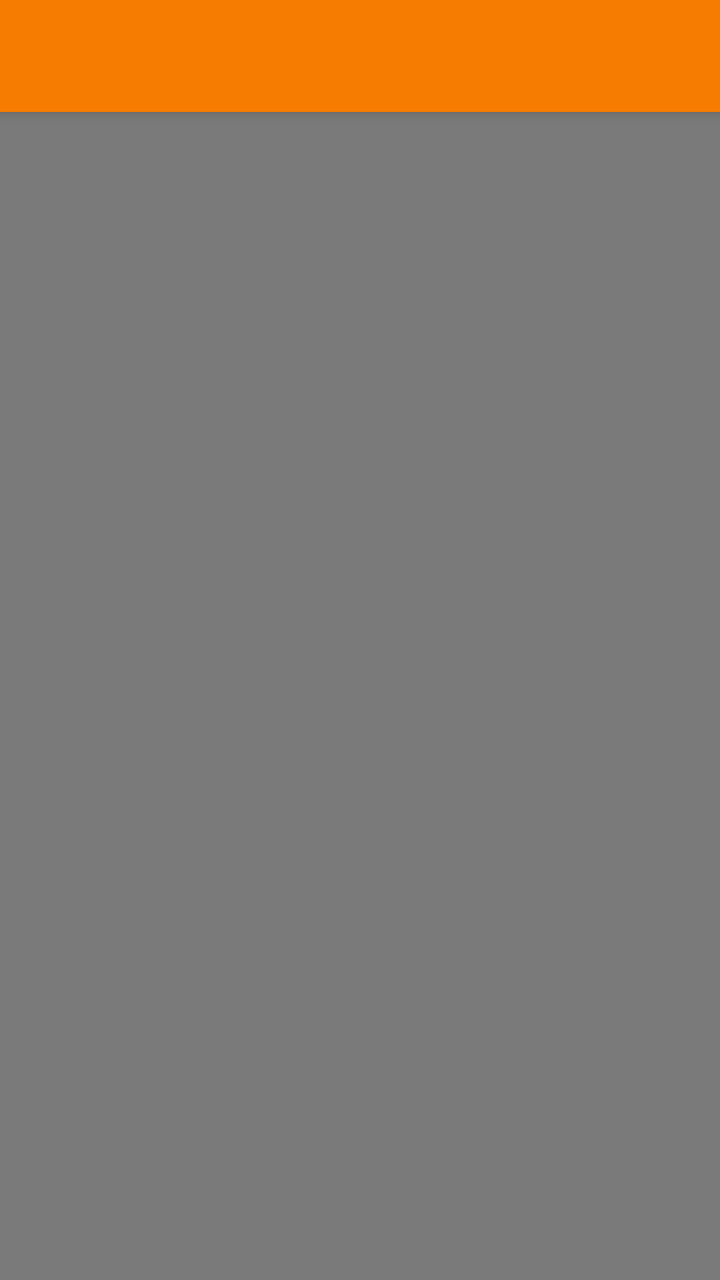
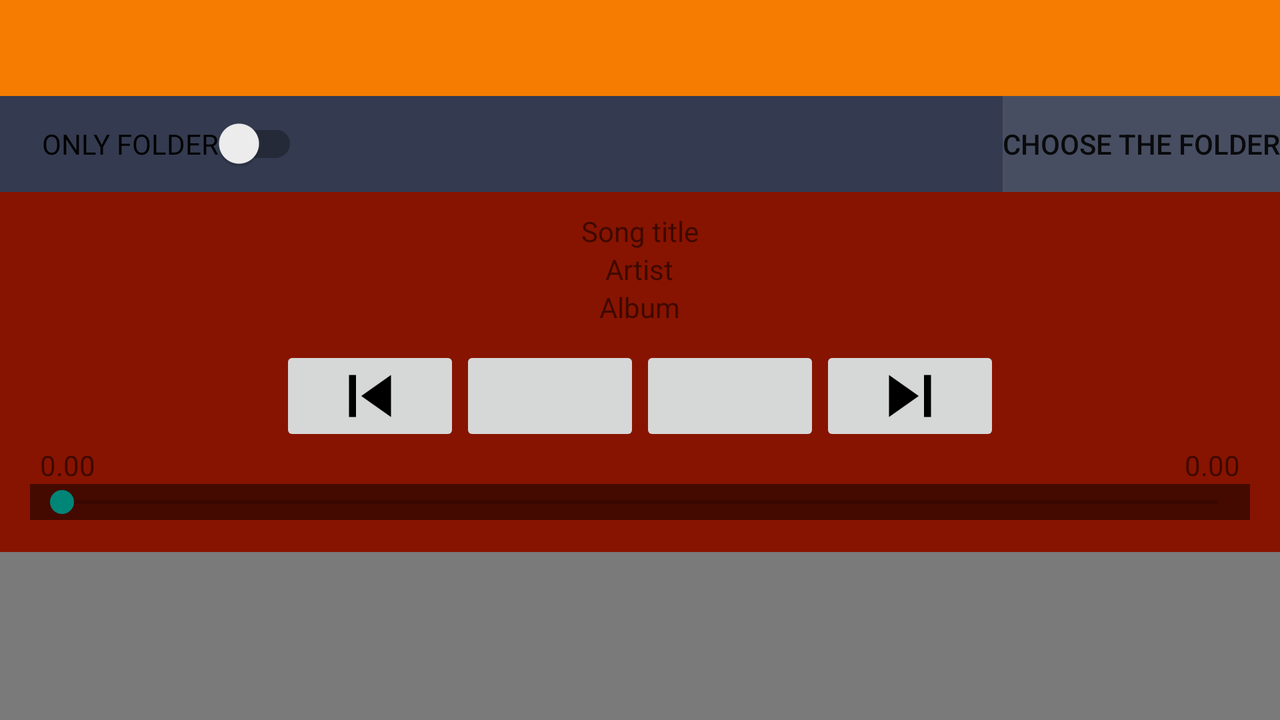

First picture: res/layout/ on a phone held upright. Second picture: the repository's own variant of that layout, on a device whose configuration matches the variant's folder. Source for both follows.
<!-- AndroidManifest.xml: application theme AppTheme -->
<!-- res/layout/activity_main.xml -->
<android.support.design.widget.CoordinatorLayout xmlns:android="http://schemas.android.com/apk/res/android"
    xmlns:app="http://schemas.android.com/apk/res-auto"
    android:id="@+id/drawer"
    android:layout_width="match_parent"
    android:layout_height="match_parent"
    android:background="@color/backGround"
    android:fitsSystemWindows="true">

    <android.support.design.widget.AppBarLayout
        android:layout_width="match_parent"
        android:layout_height="wrap_content">

        <android.support.v7.widget.Toolbar xmlns:android="http://schemas.android.com/apk/res/android"
            android:id="@+id/toolbar"
            android:layout_width="match_parent"
            android:layout_height="?actionBarSize"
            android:background="@color/primary"
            android:titleTextColor="@color/color_dark"
            android:theme="@style/ThemeOverlay.AppCompat.Dark">

        </android.support.v7.widget.Toolbar>


    </android.support.design.widget.AppBarLayout>

    <android.support.v4.view.ViewPager
        android:layout_height="wrap_content"
        android:layout_width="match_parent"
        android:id="@+id/pager"
        app:layout_behavior="@string/appbar_scrolling_view_behavior"
        ></android.support.v4.view.ViewPager>

</android.support.design.widget.CoordinatorLayout>
<!-- resources referenced by this layout -->
<resources>
  <color name="backGround">#7a7a7a</color>
  <color name="color_dark">#000000</color>
  <color name="primary">#F57C00</color>
  <style name="AppTheme" parent="Theme.AppCompat.Light.NoActionBar">
          
      </style>
</resources>
<!-- res/layout-land/activity_main.xml (the repository's variant of the layout above) -->
<!-- drawn on the phone turned sideways -->
<RelativeLayout xmlns:android="http://schemas.android.com/apk/res/android"
    android:layout_width="match_parent"
    android:layout_height="match_parent"
    android:background="@color/backGround"
    android:fitsSystemWindows="true"
    android:orientation="vertical">

    <android.support.design.widget.AppBarLayout
        android:layout_width="match_parent"
        android:layout_height="wrap_content"
        android:id="@+id/view">

        <android.support.v7.widget.Toolbar xmlns:android="http://schemas.android.com/apk/res/android"
            android:id="@+id/toolbar"
            android:layout_width="match_parent"
            android:layout_height="?actionBarSize"
            android:background="@color/primary"
            android:titleTextColor="@color/color_dark"
            android:theme="@style/ThemeOverlay.AppCompat.Dark">

        </android.support.v7.widget.Toolbar>
        <include layout="@layout/after_tool_bar"/>

    </android.support.design.widget.AppBarLayout>

    <RelativeLayout
    android:layout_width="wrap_content"
    android:layout_height="wrap_content"
    android:orientation="horizontal"
        android:layout_below="@+id/view">
        <ListView

            android:layout_width="match_parent"
            android:layout_height="match_parent"
            android:id="@+id/audioList"
            android:isScrollContainer="false"
            android:background="@color/for_list"
            android:drawSelectorOnTop="false"

            android:layout_alignParentTop="true"
            android:layout_alignParentLeft="true"
            android:layout_alignParentStart="true"
            android:layout_toLeftOf="@+id/include"
            android:layout_toStartOf="@+id/include" />

        <include layout="@layout/player"
            android:layout_width="wrap_content"
            android:layout_height="match_parent"
            android:id="@+id/include"
            android:layout_alignParentBottom="true"
            android:layout_alignParentRight="true"
            android:layout_alignParentEnd="true"
            />

    </RelativeLayout>

</RelativeLayout>
<!-- res/layout/after_tool_bar.xml (included above) -->
<RelativeLayout xmlns:android="http://schemas.android.com/apk/res/android"
    xmlns:tools="http://schemas.android.com/tools"
    android:layout_width="match_parent"
    android:layout_height="wrap_content"
    xmlns:app="http://schemas.android.com/apk/res-auto"
    tools:context=".MainActivity$PlaceholderFragment"
    android:background="#d50f1730">

    <android.support.v7.widget.SwitchCompat
        android:id="@+id/switch_compat"
        android:layout_width="wrap_content"
        android:layout_height="wrap_content"
        android:checked="false"
        android:text="ONLY FOLDER"
        android:textOff=""
        android:textOn=""
        app:showText="true"
        android:layout_centerVertical="true"
        android:layout_alignParentLeft="true"
        android:layout_alignParentStart="true"
        android:layout_marginLeft="21dp"
        android:layout_marginStart="21dp" />

    <Button
        android:layout_width="wrap_content"
        android:layout_height="wrap_content"
        android:text="choose the folder"
        android:id="@+id/button"
        android:layout_alignParentTop="true"
        android:layout_alignParentRight="true"
        android:layout_alignParentEnd="true"
        android:background="@color/design_fab_stroke_top_inner_color" />
</RelativeLayout>
<!-- res/layout/player.xml (included above) -->
<?xml version="1.0" encoding="utf-8"?>
<LinearLayout xmlns:android="http://schemas.android.com/apk/res/android"
    android:orientation="vertical" android:layout_width="match_parent"
    android:layout_height="wrap_content">
    <LinearLayout
        android:orientation="vertical"
        android:layout_width="match_parent"
        android:layout_height="180dp"
        android:layout_alignParentBottom="true"
        android:layout_alignParentLeft="true"
        android:layout_alignParentStart="true"
        android:id="@+id/linearLayout"
        android:background="#871400">

        <LinearLayout
            android:orientation="vertical"
            android:layout_width="match_parent"
            android:layout_height="wrap_content">

            <TextView
                android:layout_width="wrap_content"
                android:layout_height="wrap_content"
                android:text="@string/tv_song_title"
                android:id="@+id/tvSongTitle"
                android:layout_gravity="center_horizontal"
                android:layout_marginTop="10dp" />

            <TextView
                android:layout_width="wrap_content"
                android:layout_height="wrap_content"
                android:text="@string/tv_artist"
                android:id="@+id/tvArtist"
                android:layout_gravity="center_horizontal" />

            <TextView
                android:layout_width="wrap_content"
                android:layout_height="wrap_content"
                android:text="@string/tv_album"
                android:id="@+id/tvAlbum"
                android:layout_gravity="center_horizontal" />
        </LinearLayout>

        <LinearLayout
            android:orientation="horizontal"
            android:layout_width="match_parent"
            android:layout_height="wrap_content"
            android:gravity="center"
            android:layout_marginTop="10dp">

            <ImageButton
                android:layout_width="90dp"
                android:layout_height="50dp"
                android:id="@+id/btn_previous"
                android:src="@mipmap/ic_previous"
                android:contentDescription="@string/tv_btn_previous" />

            <ImageButton
                android:layout_width="90dp"
                android:layout_height="50dp"
                android:id="@+id/btn_play_and_pause"
                android:src="@mipmap/ic_pause"
                android:contentDescription="@string/text_btn_play_and_pause"
                android:transitionName="on"
                android:layout_gravity="top"
                android:nestedScrollingEnabled="false" />

            <ImageButton
                android:layout_width="90dp"
                android:layout_height="50dp"
                android:id="@+id/btn_stop"
                android:src="@mipmap/ic_stop"
                android:contentDescription="@string/text_btn_stop" />

            <ImageButton
                android:layout_width="90dp"
                android:layout_height="50dp"
                android:id="@+id/btn_next"
                android:src="@mipmap/ic_next"
                android:contentDescription="@string/text_btn_next"
                android:layout_gravity="top" />

        </LinearLayout>

        <RelativeLayout
            android:layout_width="match_parent"
            android:layout_height="wrap_content">

            <TextView
                android:layout_width="wrap_content"
                android:layout_height="wrap_content"
                android:text="@string/tv_time_played"
                android:id="@+id/tvTimePlayed"
                android:layout_marginLeft="20dp" />

            <TextView
                android:layout_width="wrap_content"
                android:layout_height="wrap_content"
                android:text="@string/tv_total_running_time"
                android:id="@+id/tvTotalRunningTime"
                android:layout_alignParentTop="true"
                android:layout_alignParentRight="true"
                android:layout_alignParentEnd="true"
                android:layout_marginRight="20dp" />
        </RelativeLayout>

        <SeekBar
            android:layout_width="match_parent"
            android:layout_height="wrap_content"
            android:id="@+id/seekBar"
            android:layout_gravity="center_horizontal"
            android:layout_marginLeft="15dp"
            android:layout_marginRight="15dp"
            android:background="#440a00" />

    </LinearLayout>
</LinearLayout>
<!-- resources referenced by the variant -->
<!-- as the phone turned sideways resolves them -->
<resources>
  <color name="backGround">#7a7a7a</color>
  <color name="color_dark">#000000</color>
  <color name="for_list">#FFA726</color>
  <color name="primary">#F57C00</color>
  <!-- mipmap ic_next: png bitmap (mipmap-hdpi, 303 bytes) -->
  <!-- mipmap ic_previous: png bitmap (mipmap-hdpi, 317 bytes) -->
  <string name="text_btn_next">btn_next</string>
  <string name="text_btn_play_and_pause">btn_play_and_pause</string>
  <string name="text_btn_stop">btn_stop</string>
  <string name="tv_album">Album</string>
  <string name="tv_artist">Artist</string>
  <string name="tv_btn_previous">btn_previous</string>
  <string name="tv_song_title">Song title</string>
  <string name="tv_time_played">0.00</string>
  <string name="tv_total_running_time">0.00</string>
  <style name="AppTheme" parent="Theme.AppCompat.Light.NoActionBar">
          
      </style>
</resources>
